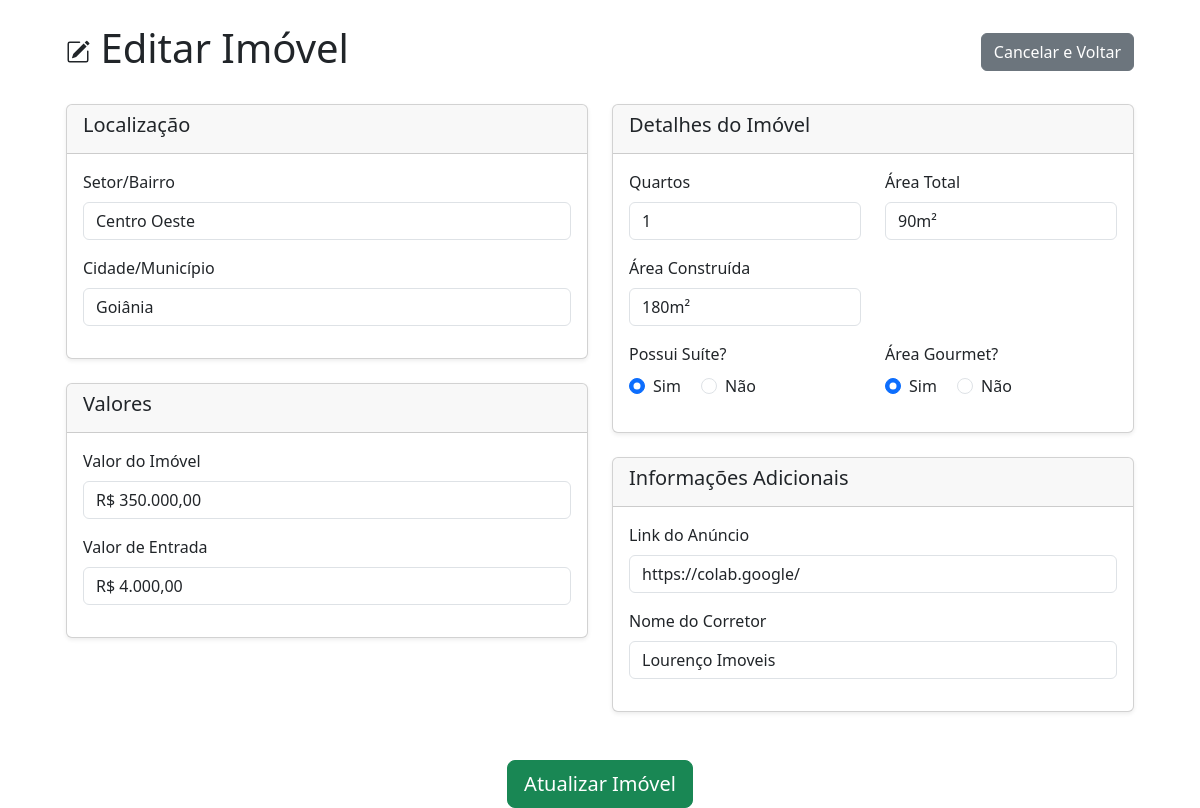
The page /editar/1 on the database its author committed.
### models.py (models this page shows, shortened)
class Imoveis(db.Model):
    __tablename__ = 'Imoveis'
    id = db.Column(db.Integer, primary_key=True,autoincrement=True)
    bairro = db.Column(db.String, nullable=False)
    cidade = db.Column(db.String, nullable=False)
    estado = db.Column(db.String, nullable=False, default='Go')
    preco = db.Column(db.Integer, nullable=False)
    quartos = db.Column(db.Integer, nullable=False)
    area_total = db.Column(db.String)
    area_construida = db.Column(db.String)
    area_gourmet = db.Column(db.String)
    suite = db.Column(db.String)
    valor_entrada = db.Column(db.Integer)
    link_anuncio = db.Column(db.String, nullable=False)
    id_corretor = db.Column(db.Integer, db.ForeignKey('Corretores.id'), nullable=False)
    corretor = db.relationship('Corretores', backref='Imoveis')

class Corretores(db.Model):
    __tablename__ = 'Corretores'
    id = db.Column(db.Integer, primary_key=True, autoincrement=True)
    nome = db.Column(db.String,nullable=False)
    contato = db.Column(db.String, nullable=False)

### routes.py (the view)
@rotas.route('/editar/<int:id>')
def editar(id):
  imovel = Imoveis.query.filter_by(id=id).first()
  corretores = Corretores.query.all()
  return render_template('edit_imovel.html',imovel=imovel,corretores=corretores)

### templates/edit_imovel.html (shortened to what this page needs)
{% extends 'base.html' %}
{% block content %}
<div class="container mt-4">
    <div class="d-flex justify-content-between align-items-center mb-4">
        <h1> Editar Imóvel</h1>
        <a href="{{ url_for('rotas.home') }}" class="btn btn-secondary">Cancelar e Voltar</a>
    </div>
    <form action="{{url_for('rotas.atualizar')}}" method="POST">
        <div class="row">
            <div class="col-md-6">
                <div class="card shadow-sm mb-4">
                    <div class="card-header">
                        <h5>Localização</h5>
                    </div>
                    <div class="card-body">
                        <div class="mb-3">
                            <label for="bairro" class="form-label">Setor/Bairro</label>
                            <input type="text" class="form-control" id="bairro" name="bairro" value="{{imovel.bairro}}" required>
                        </div>
                        <div class="mb-3">
                            <label for="cidade" class="form-label">Cidade/Município</label>
                           <select class="form-control" id="cidade" name="cidade" required>
                             <option value="{{imovel.cidade}}" selected>{{imovel.cidade}}</option>
                            </select>
                        </div>
                    </div>
                </div>
                <div class="card shadow-sm mb-4">
                    <div class="card-header">
                        <h5>Valores</h5>
                    </div>
                    <div class="card-body">
                        <div class="mb-3">
                            <label for="preco" class="form-label">Valor do Imóvel</label>
                            <input type="text" class="form-control money" id="preco" name="preco" value="{{imovel.preco}}" required>
                        </div>
                        <div class="mb-3">
                            <label for="valor_entrada" class="form-label">Valor de Entrada</label>
                            <input type="text" class="form-control money" id="valor_entrada" name="valor_entrada" value="{{imovel.valor_entrada}}" required>
                        </div>
                    </div>
                </div>
            </div>
            <div class="col-md-6">
                <div class="card shadow-sm mb-4">
                    <div class="card-header">
                        <h5>Detalhes do Imóvel</h5>
                    </div>
                    <div class="card-body">
                         <div class="row">
                            <div class="col-sm-6 mb-3">
                                <label for="quartos" class="form-label">Quartos</label>
                                <select class="form-control" id="quartos" name="quartos" required>
                                 <option value="{{imovel.quartos}}" selected>{{imovel.quartos}}</option>
                                </select>
                            </div>
                            <div class="col-sm-6 mb-3">
                                <label for="area_total" class="form-label">Área Total</label>
                                <input type="text" class="form-control area" id="area_total" name="area_total" value="{{imovel.area_total}}" required>
                            </div>
                             <div class="col-sm-6 mb-3">
                                <label for="area_construida" class="form-label">Área Construída</label>
                                <input type="text" class="form-control area" id="area_construida" name="area_construida" value="{{imovel.area_construida}}" required>
                            </div>
                        </div>
                        <div class="row">
                           <div class="col-sm-6 mb-3">
                                <label class="form-label d-block">Possui Suíte?</label>
                                <div class="form-check form-check-inline">
                                    <input class="form-check-input" type="radio" name="suite" id="suiteSim" value="Sim" {% if imovel.suite == 'Sim' %}checked{% endif %} required>
                                    <label class="form-check-label" for="suiteSim">Sim</label>
                                </div>
                                <div class="form-check form-check-inline">
                                    <input class="form-check-input" type="radio" name="suite" id="suiteNao" value="Não" {% if imovel.suite == 'Não' %}checked{% endif %}>
                                    <label class="form-check-label" for="suiteNao">Não</label>
                                </div>
                            </div>
                           <div class="col-sm-6 mb-3">
                                <label class="form-label d-block">Área Gourmet?</label>
                                <div class="form-check form-check-inline">
                                    <input class="form-check-input" type="radio" name="area_gourmet" id="gourmetSim" value="Sim" {% if imovel.area_gourmet == 'Sim' %}checked{% endif %} required>
                                    <label class="form-check-label" for="gourmetSim">Sim</label>
                                </div>
                                <div class="form-check form-check-inline">
                                    <input class="form-check-input" type="radio" name="area_gourmet" id="gourmetNao" value="Não" {% if imovel.area_gourmet == 'Não' %}checked{% endif %}>
                                    <label class="form-check-label" for="gourmetNao">Não</label>
                                </div>
                            </div>
                        </div>
                    </div>
                </div>
                <div class="card shadow-sm mb-4">
                    <div class="card-header">
                        <h5>Informações Adicionais</h5>
                    </div>
                    <div class="card-body">
                         <div class="mb-3">
                            <label for="link" class="form-label">Link do Anúncio</label>
                            <input type="url" class="form-control" id="link" name="link_anuncio" value="{{imovel.link_anuncio}}" required>
                        </div>
                        <div class="mb-3">
                            <label for="nome_corretor" class="form-label">Nome do Corretor</label>
                            <select class="form-control" id="nome_corretor" name="nome_corretor" required>
                                <option value="{{ imovel.corretor.nome }}" selected>{{ imovel.corretor.nome }}</option>
                            </select>
                        </div>
                    </div>
                </div>
            </div>
        </div>
        <div class="mt-4 text-center">
            <button type="submit" class="btn btn-success btn-lg">Atualizar Imóvel</button>
        </div>
    </form>
</div>
{% endblock %}

### rows shown on the page
Imoveis: bairro "Centro Oeste", cidade "Goiânia", preco "R$ 350.000,00", quartos "1", area_total "90m²", area_construida "180m²", suite "☑ Sim", suite "☐ Não", area_gourmet "☑ Sim", area_gourmet "☐ Não", link_anuncio "https://colab.google/"
Corretores: nome_corretor "Lourenço Imoveis"
